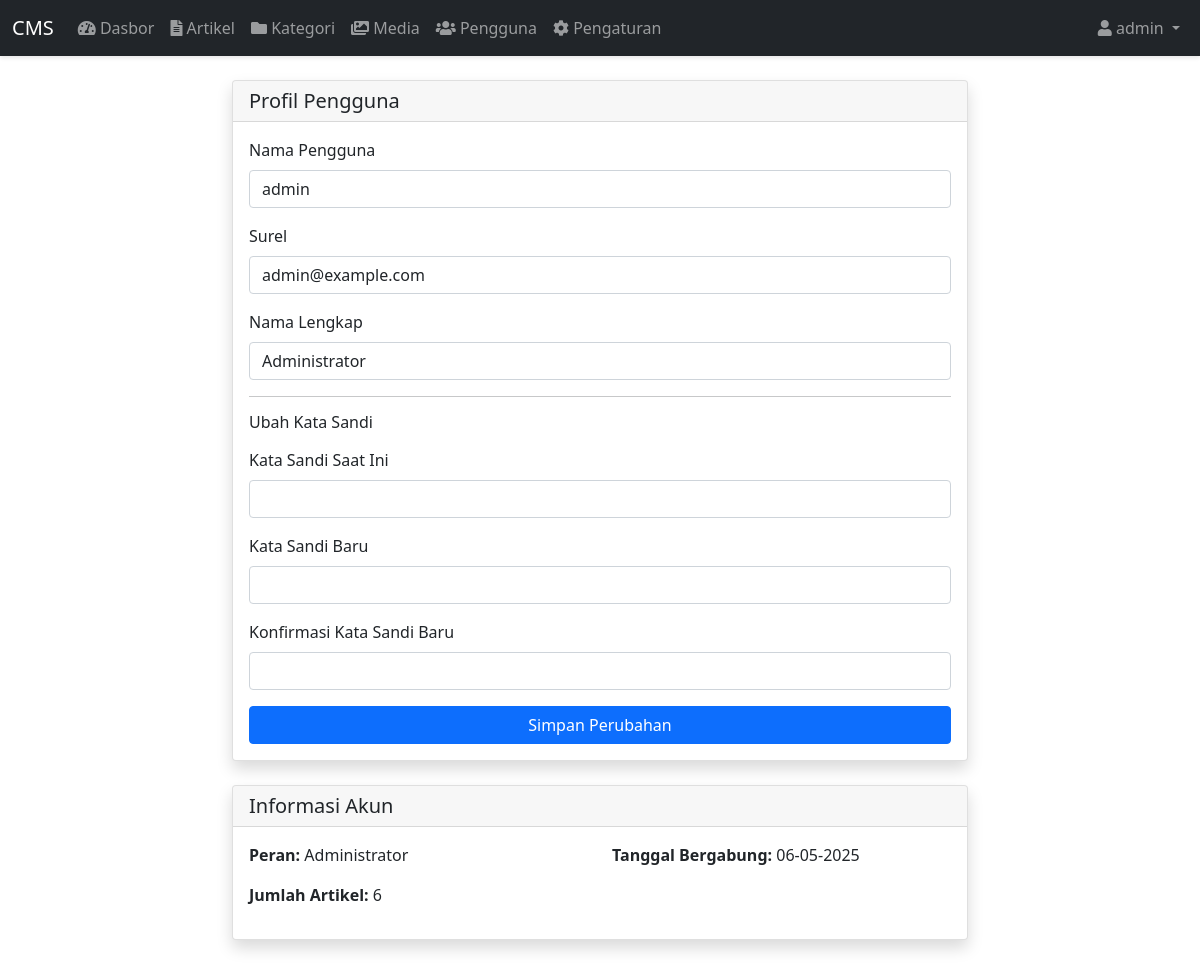
Screenshot of /admin/profile (signed in) with the database file from the repository.
### app.py (models this page shows, shortened)
class User(UserMixin, db.Model):
    id = db.Column(db.Integer, primary_key=True)
    username = db.Column(db.String(80), unique=True, nullable=False)
    email = db.Column(db.String(120), unique=True, nullable=False)
    password_hash = db.Column(db.String(128))
    full_name = db.Column(db.String(100))
    role = db.Column(db.String(20), default='author')
    created_at = db.Column(db.DateTime, default=datetime.utcnow)
    posts = db.relationship('Post', backref='author', lazy=True)
    reset_token = db.Column(db.String(128))

### app.py (the view, shortened to what this page needs)
@app.route('/admin/profile', methods=['GET', 'POST'])
@login_required
def admin_profile():
    return render_template('admin/profile.html')

### app.py (called while the page is built)
@app.context_processor
def inject_now():
    return {'now': datetime.now()}

@login_manager.user_loader
def load_user(user_id):
    return User.query.get(int(user_id))

### templates/admin/profile.html (shortened to what this page needs)
{% extends "base.html" %}
{% block content %}
<div class="container">
    <div class="row justify-content-center">
        <div class="col-md-8">
            <div class="card shadow">
                <div class="card-header">
                    <h5 class="card-title mb-0">Profil Pengguna</h5>
                </div>
                <div class="card-body">
                    <form method="POST" action="{{ url_for('admin_profile') }}">
                        <div class="mb-3">
                            <label for="username" class="form-label">Nama Pengguna</label>
                            <input type="text" class="form-control" id="username" name="username" value="{{ current_user.username }}" required>
                        </div>
                        <div class="mb-3">
                            <label for="email" class="form-label">Surel</label>
                            <input type="email" class="form-control" id="email" name="email" value="{{ current_user.email }}" required>
                        </div>
                        <div class="mb-3">
                            <label for="full_name" class="form-label">Nama Lengkap</label>
                            <input type="text" class="form-control" id="full_name" name="full_name" value="{{ current_user.full_name }}">
                        </div>
                        <hr>
                        <h6 class="mb-3">Ubah Kata Sandi</h6>
                        <div class="mb-3">
                            <label for="current_password" class="form-label">Kata Sandi Saat Ini</label>
                            <input type="password" class="form-control" id="current_password" name="current_password">
                        </div>
                        <div class="mb-3">
                            <label for="new_password" class="form-label">Kata Sandi Baru</label>
                            <input type="password" class="form-control" id="new_password" name="new_password">
                        </div>
                        <div class="mb-3">
                            <label for="confirm_password" class="form-label">Konfirmasi Kata Sandi Baru</label>
                            <input type="password" class="form-control" id="confirm_password" name="confirm_password">
                        </div>
                        <div class="d-grid gap-2">
                            <button type="submit" class="btn btn-primary">Simpan Perubahan</button>
                        </div>
                    </form>
                </div>
            </div>
            <div class="card shadow mt-4">
                <div class="card-header">
                    <h5 class="card-title mb-0">Informasi Akun</h5>
                </div>
                <div class="card-body">
                    <div class="row">
                        <div class="col-md-6">
                            <p><strong>Peran:</strong> {{ 'Administrator' if current_user.role == 'admin' else 'Penulis' }}</p>
                        </div>
                        <div class="col-md-6">
                            <p><strong>Tanggal Bergabung:</strong> {{ current_user.created_at.strftime('%d-%m-%Y') }}</p>
                        </div>
                    </div>
                    <div class="row">
                        <div class="col-md-6">
                            <p><strong>Jumlah Artikel:</strong> {{ current_user.posts|length }}</p>
                        </div>
                    </div>
                </div>
            </div>
        </div>
    </div>
</div>
{% endblock %}

### templates/base.html (shortened to what this page needs)
<!DOCTYPE html>
<html lang="id">
<head>
    <link href="https://cdn.jsdelivr.net/npm/bootstrap@5.1.3/dist/css/bootstrap.min.css" rel="stylesheet">
    <link href="https://cdnjs.cloudflare.com/ajax/libs/font-awesome/5.15.4/css/all.min.css" rel="stylesheet">
    <link href="{{ url_for('static', filename='css/admin.css') }}" rel="stylesheet">
</head>
<body>
    {% if request.endpoint != 'login' %}
    <nav class="navbar navbar-expand-lg navbar-dark bg-dark fixed-top">
        <div class="container-fluid">
            <a class="navbar-brand" href="{{ url_for('admin_dashboard') }}">CMS</a>
            <div class="collapse navbar-collapse" id="navbarNav">
                <ul class="navbar-nav">
                    {% if current_user.is_authenticated %}
                    <li class="nav-item">
                        <a class="nav-link" href="{{ url_for('admin_dashboard') }}">
                            <i class="fas fa-tachometer-alt"></i> Dasbor
                        </a>
                    </li>
                    <li class="nav-item">
                        <a class="nav-link" href="{{ url_for('admin_posts') }}">
                            <i class="fas fa-file-alt"></i> Artikel
                        </a>
                    </li>
                    <li class="nav-item">
                        <a class="nav-link" href="{{ url_for('admin_categories') }}">
                            <i class="fas fa-folder"></i> Kategori
                        </a>
                    </li>
                    <li class="nav-item">
                        <a class="nav-link" href="{{ url_for('admin_media') }}">
                            <i class="fas fa-images"></i> Media
                        </a>
                    </li>
                    <li class="nav-item">
                        <a class="nav-link" href="{{ url_for('admin_users') }}">
                            <i class="fas fa-users"></i> Pengguna
                        </a>
                    </li>
                    {% if current_user.role == 'admin' %}
                    <li class="nav-item">
                        <a class="nav-link" href="{{ url_for('admin_settings') }}">
                            <i class="fas fa-cog"></i> Pengaturan
                        </a>
                    </li>
                    {% endif %}
                    {% endif %}
                </ul>
                <ul class="navbar-nav ms-auto">
                    {% if current_user.is_authenticated %}
                    <li class="nav-item dropdown">
                        <a class="nav-link dropdown-toggle" href="#" id="navbarDropdown" role="button" data-bs-toggle="dropdown">
                            <i class="fas fa-user"></i> {{ current_user.username }}
                        </a>
                    </li>
                    {% endif %}
                </ul>
            </div>
        </div>
    </nav>
    {% endif %}
    <div class="container-fluid py-4 fade-in">
        {% block content %}{% endblock %}
    </div>
</body>
</html>

### templates/base.html (style rules this page uses)
body { padding-top: 56px; }
.navbar { box-shadow: 0 2px 4px rgba(0,0,0,.1); }
.fade-in { opacity: 0; animation: fadeIn 0.5s ease-in forwards; }

### rows the page displays
User: username "admin", email "admin@example.com", full_name "Administrator", role "Administrator", created_at "06-05-2025"

### other values shown
{{ current_user.posts|length }} "6"
